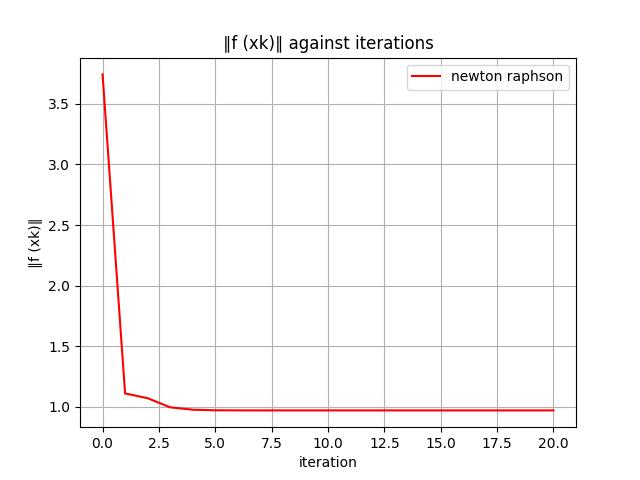

Write Python code to recreate this figure.
import numpy as np
import scipy.linalg as la
import matplotlib.pyplot as plt
import math

# Define the system of equations
def f(x):
    x1, x2, x3 = x
    f1 = 3*x1 - math.cos(x2*x3) - 3/2
    f2 = 4*(x1**2) - 625*(x2**2) + 2*x3 - 1
    f3 = 20*x3 + math.exp(-x1*x2) + 9
    return [f1, f2, f3]

# Calculate the Jacobian matrix of the system of equations
def jacobian(x):
    x1, x2, x3 = x
    r1 = [3, x3*math.sin(x2*x3), x2*math.sin(x2*x3)]
    r2 = [8*x1, -1250*x2, 2]
    r3 = [-x2*math.exp(-x1*x2), -x1*math.exp(-x1*x2), 20]
    m = [r1, r2, r3]
    return m

# Implement the Newton-Raphson method to solve the system of equations
def newtonraphson(x0, it):
    # Check the input arguments
    if(type(x0) != list and type(x0) != tuple):
        raise Exception("It should be list or tuple")
    if(len(x0) != 3):
        raise Exception("Expected three values")
    if(it <= 0):
        raise Exception("Iterations should be positive")
    
    lst = [] # Create a list to store the norm of f(x) at each iteration
    ite = [] # Create a list to store the iteration numbers
    for itr in range(it + 1):
        lst.append(la.norm(x0)) # Append the norm of f(x) to the list
        ite.append(itr) # Append the iteration number to the list
        
        # Calculate the next approximation of x using the Newton-Raphson method
        x = x0 - la.inv(jacobian(x0)) @ f(x0)
        x0 = x # Update the current approximation of x
    
    print(x0) # Print the final approximation of x
    plt.plot(ite, lst, color='r', label="newton raphson") # Plot the norm of f(x) against the iteration number
    plt.legend()
    plt.title("∥f (xk)∥ against iterations")
    plt.xlabel("iteration")
    plt.ylabel("∥f (xk)∥")
    plt.grid(True)
    plt.savefig("q5.jpg") # Save the plot to a file
    plt.show() # Show the plot

newtonraphson([1,2,3], 20) # Call the function to solve the system of equations
